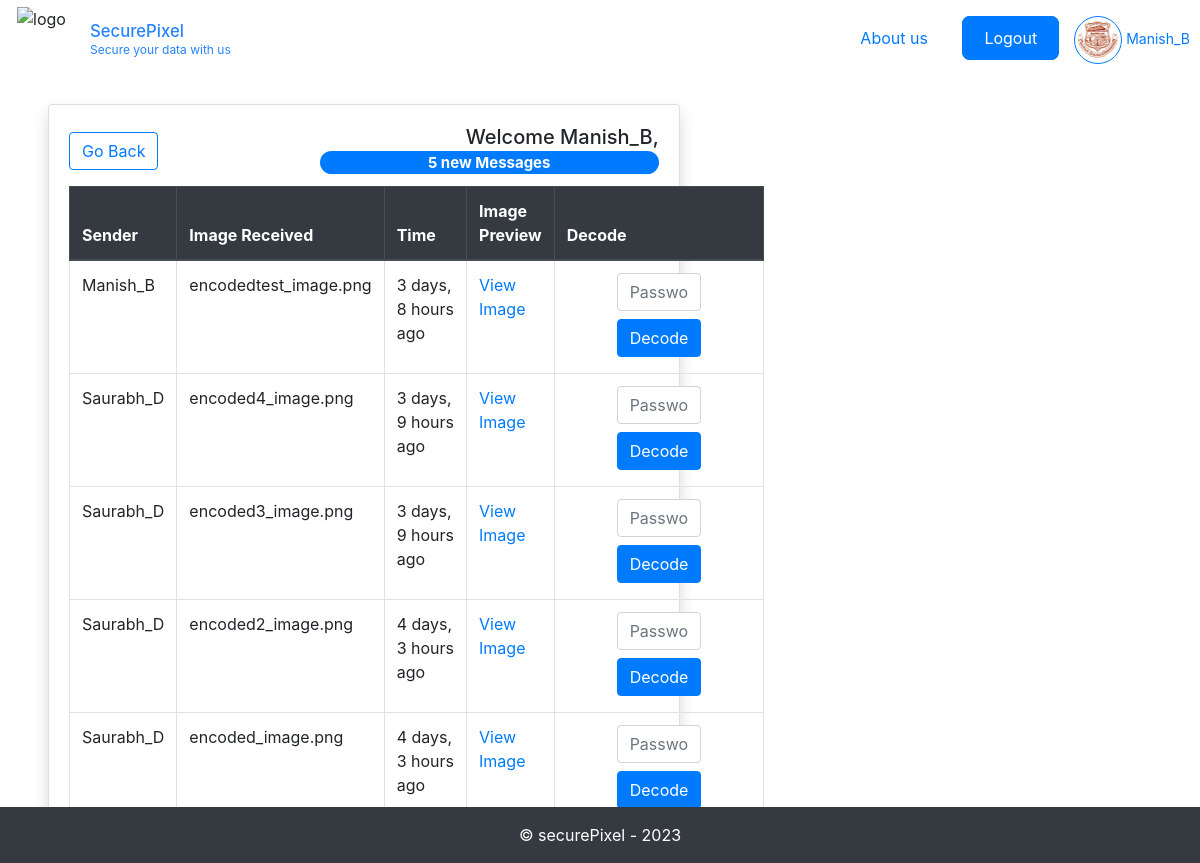
The app's page /decoding/ (signed in), older data.
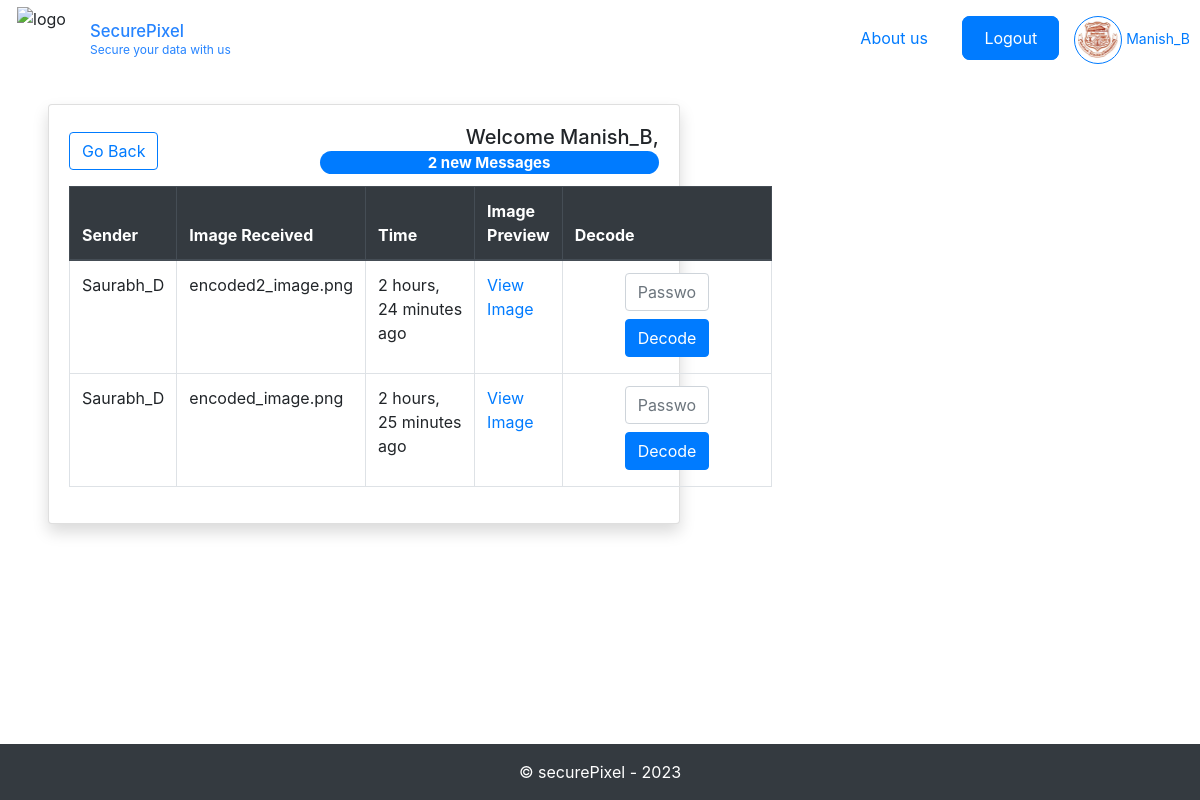
The same page, newer data.
### base/models.py (models this page shows, shortened)
class UserRegistration(models.Model):
    user = models.OneToOneField(User, on_delete=models.CASCADE)
    email = models.CharField(max_length=128, null=True)
    profile_picture = models.ImageField(upload_to='profile_pictures/', null=True, blank=True)

class steganography(models.Model):
    sender = models.ForeignKey(User, on_delete=models.CASCADE, related_name='sent_steg')
    receiver = models.ForeignKey(User, on_delete=models.CASCADE, related_name='received_Steg')
    image = models.ImageField(upload_to='originalImages/')
    message = models.TextField()
    dest = models.CharField(max_length=128)
    created = models.DateTimeField(auto_now_add=True)
    updated = models.DateTimeField(auto_now=True)
    encoded_img = models.ImageField(null=True, blank=True, upload_to='stegoImages/')

### base/views.py (the view, shortened to what this page needs)
# urls.py: path('decoding/', views.decode_image, name = 'decode-img'),
def decode_image(request):
    user = request.user
    steg_records = steganography.objects.filter(receiver=user).order_by('-created')
    message = ""
    error_message = ""
    return render(request, 'base/decodeImg.html', {'message': message, 'error_message': error_message, 'steg_records': steg_records})

### base/templates/base/decodeImg.html (shortened to what this page needs)
{% extends 'main.html' %} {% block content %}
<div class="mt-4 mx-5">
  <div class="row">
    <div class="col-md-7">
      {% if steg_records %}
      <div class="card shadow custom-card">
        <div class="card-body">
          <div class="d-flex justify-content-between align-items-center">
            <a href="{% url 'landing' %}"
              ><button type="button" class="btn btn-outline-primary mb-2">
                Go Back
              </button></a
            >
            <h5 class="card-title text-right">
              Welcome {{user.username}},
              <span class="badge badge-pill badge-primary"
                >{{steg_records.count}} new Messages</span
              >
            </h5>
          </div>
          <table class="table table-bordered">
            <thead class="thead-dark">
              <tr>
                <th>Sender</th>
                <th>Image Received</th>
                <th>Time</th>
                <th>Image Preview</th>
                <th>Decode</th>
              </tr>
            </thead>
            <tbody>
              {% for record in steg_records %}
              <tr>
                <td>{{ record.sender.username }}</td>
                <td>
                  <p>{{record.dest}}</p>
                </td>
                <td>
                  <p>{{record.created | timesince}} ago</p>
                </td>
                <td>
                  <a href="{{ record.encoded_img.url }}" target="_blank"
                    >View Image</a
                  >
                </td>
                <td>
                  <form method="post" action="{% url 'decode-img' %}">
                    <input
                      type="password"
                      name="password"
                      placeholder="Password Required"
                      class="form-control"
                    />
                    <input
                      type="submit"
                      value="Decode"
                      class="btn btn-primary mt-2"
                    />
                  </form>
                </td>
              </tr>
              {% endfor %}
            </tbody>
          </table>
        </div>
      </div>
      {% else %}
      <div class="alert alert-info" role="alert">No New Messages!</div>
      {% endif %}
    </div>
    <div class="col-md-5">
        </div>
      </div>
    </div>
<footer class="footer bg-dark text-white text-center py-3 mt-5">
  &copy; securePixel - 2023
</footer>
{% endblock content %}

### templates/main.html (shortened to what this page needs)
<!DOCTYPE html>
{% load static %}
<html lang="en">
  <head>
    <link
      rel="stylesheet"
      type="text/css"
      href="{% static 'styles/main.css' %}"
    />
    <link
      rel="stylesheet"
      href="https://cdn.jsdelivr.net/npm/bootstrap@4.6.2/dist/css/bootstrap.min.css"
    />
    <link
      rel="stylesheet"
      href="https://cdnjs.cloudflare.com/ajax/libs/font-awesome/5.14.0/css/all.min.css"
    />
  </head>
  <body>
    {% include 'navbar.html' %}
    {% block content %}
    {% endblock content %}
  </body>
</html>

### templates/navbar.html (shortened to what this page needs)
<!-- <a href="/">
    <h1>SecurePixel</h1>
</a>
{% load static %} -->
<div class="header">
    <div class="logoAndName">
      <img
        class="logo"
        src="https://res.cloudinary.com/dzy2zn0mz/image/upload/v1698769946/SecurePixel/Images/logo.png"
        alt="logo"
      />
      <div class="title">
        <a href="/"><h3>SecurePixel</h3></a>
        <span>Secure your data with us</span>
      </div>
    </div>
    <div class="links">
      <nav>
            {% if user.is_authenticated %}
                <a href="https://www.google.com" target id="about">About us</a>
                <a href="{% url 'logout' %}" target id="sign">Logout</a>
                {% if user.userregistration.profile_picture %}
                <a href="https://www.google.com" target id="profile">
                    <div class="profile-box">
                      <img src="{{user.userregistration.profile_picture.url }}" alt="Profile Image" class="profile-image" />
                    </div>
                    <small>{{user.username}}</small>
                {% else %}
                    <img src="https://res.cloudinary.com/dzy2zn0mz/image/upload/v1698769945/SecurePixel/Images/profile.png" alt="Profile Image" class="profile-image" />
                {% endif %}
                </a>
            {% else %}
                <a href="https://www.google.com" target id="about">About us</a>
                <a href="{% url 'sign-up' %}" target id="sign">Sign up</a>
                <a href="{% url 'sign-in' %}" target id="sign">Sign In</a>
            {% endif %}
      </nav>
    </div>
  </div>

### static/styles/main.css (style rules this page uses)
.footer { position: fixed; bottom: 0; width: 100%; background-color: #343a40; color: white; text-align: center; }
.logo { position: relative; width: 80px; height: 80px; padding: 3%; }
.header { background: transparent; padding: 10px; display: flex; justify-content: space-between; align-items: center; height: 10vh; }
.logoAndName { display: flex; align-items: center; width: 20%; }
.title h3, span { color: #2684ff; font-size: smaller; width: 100%; margin: 0; }
.title { display: flex; box-sizing: border-box; justify-items: center; flex-direction: column; font-size: 20px; }
.links #about { border: none; font-size: 1rem; margin-right: 10px; }
.links nav a { text-decoration: none; font-size: 1rem; padding: 10px 20px; border: 2px solid #007bff; border-radius: 8px; color: #007bff; transition: all 0.3s ease; }
.links nav a#sign { background-color: #007bff; color: white; margin-right: 10px; }
.profile-box { padding: 3px; display: inline-block; border: 1px solid #007bff; border-radius: 50%; text-align: center; }
.profile-image { width: 40px; height: 40px; border-radius: 50%; object-fit: cover; }
#profile { border: none; padding: 0; }
span { font-size: 12px; }
form { background-color: #ffffff; display: flex; align-items: center; justify-content: center; flex-direction: column; padding: 0 50px; width: 100%; height: 100%; text-align: center; }
input { border: none; background-color: #eee; padding: 12px 15px; width: 100%; }
form { background-color: #FFFFFF; display: flex; align-items: center; justify-content: center; flex-direction: column; padding: 0 50px; width: 100%; height: 100%; text-align: center; }

### base/templates/base/decodeImg.html (style rules this page uses)
.table-bordered { width: 100%; }

Row changes from the older to the newer data that the page shows:
removed steganography: sender.username "Manish_B", dest "encodedtest_image.png", created "3 days, 8 hours"
removed steganography: sender.username "Saurabh_D", dest "encoded4_image.png", created "3 days, 9 hours"
removed steganography: sender.username "Saurabh_D", dest "encoded3_image.png", created "3 days, 9 hours"
removed steganography: sender.username "Saurabh_D", dest "encoded2_image.png", created "4 days, 3 hours"
removed steganography: sender.username "Saurabh_D", dest "encoded_image.png", created "4 days, 3 hours"
added steganography: sender.username "Saurabh_D", dest "encoded2_image.png", created "2 hours, 24 minutes"
added steganography: sender.username "Saurabh_D", dest "encoded_image.png", created "2 hours, 25 minutes"
Text that changed along with them:
{{ steg_records.count }}: "5" → "2"
